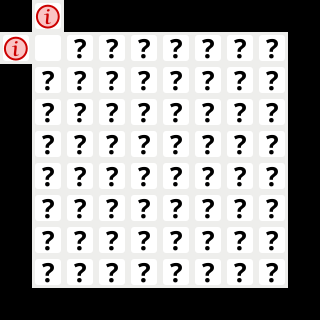

Below is a game level as drawn by its tile map, then a one-line description and the .tmx file that defines it, in full:
An orthogonal 10x10 tile map with 32x32 px tiles, 1 tile layer (Calque de Tuiles 1).

<map version="1.5" tiledversion="1.7.0" orientation="orthogonal" renderorder="right-down" width="10" height="10" tilewidth="32" tileheight="32" infinite="0" nextlayerid="4" nextobjectid="2">
 <editorsettings>
  <export target="lvl3.csv" format="csv" />
 </editorsettings>
 <tileset firstgid="1" source="vbot_tilemap.tsx" />
 <layer id="1" name="Calque de Tuiles 1" width="10" height="10">
  <data encoding="csv">
4,6,4,4,4,4,4,4,4,4,
6,1,5,5,5,5,5,5,5,4,
4,5,5,5,5,5,5,5,5,4,
4,5,5,5,5,5,5,5,5,4,
4,5,5,5,5,5,5,5,5,4,
4,5,5,5,5,5,5,5,5,4,
4,5,5,5,5,5,5,5,5,4,
4,5,5,5,5,5,5,5,5,4,
4,5,5,5,5,5,5,5,5,4,
4,4,4,4,4,4,4,4,4,4
</data>
 </layer>
</map>
